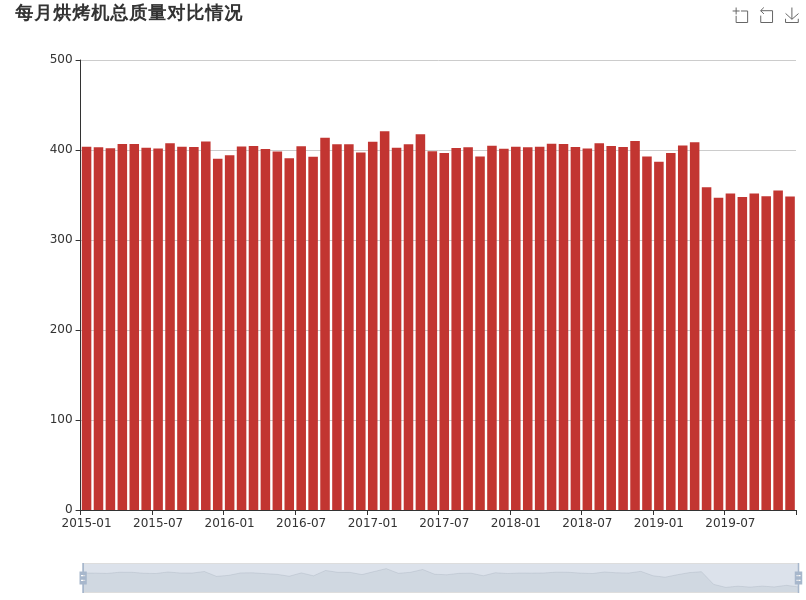
#> input picture EduCoder/bigdata/case/roaster_bigdata_analysis/data_visualization/script/step3/answer/monthly_comparison.png, 806 x 600 px, found by its file name
$ python 2.py
#> lines starting #> are read from the running program, lines starting #| are printed output that depends on the picture

from PIL import Image
def getDiff(width, high, image):  # 将要裁剪成w*h的image照片
    diff = []
    im = image.resize((width, high))
    imgray = im.convert('L')  # 转换为灰度图片 便于处理
    pixels = list(imgray.getdata())  # 得到像素数据 灰度0-255
    for row in range(high): # 逐一与它左边的像素点进行比较
        rowStart = row * width  # 起始位置行号
        for index in range(width - 1):
            leftIndex = rowStart + index
            rightIndex = leftIndex + 1  # 左右位置号
            diff.append(pixels[leftIndex] > pixels[rightIndex])
    return diff  #  *得到差异值序列 这里可以转换为hash码*
def getHamming(diff, diff2):  # 暴力计算两点间汉明距离
    hamming_distance = 0
    for i in range(len(diff)):
        if diff[i] != diff2[i]:
            hamming_distance += 1
    return hamming_distance

if __name__ == '__main__':
    a=Image.open("/data/workspace/myshixun/secret/step3/answer/monthly_comparison.png")
#> a is the input picture: PIL image 806x600 RGBA; mean R, G, B, A 225.2, 166, 164.7, 255
    b=Image.open("/data/workspace/myshixun/secret/step3/result/monthly_comparison.png")
    diff1 = getDiff(32, 32, a)
#> in getDiff, `im = image.resize((width, high))`:
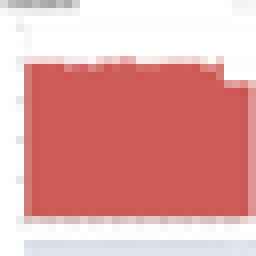
#> im: PIL image 32x32 RGBA (shown 8 times larger); mean R, G, B, A 224.8, 165.3, 164.1, 255
#> in getDiff, `imgray = im.convert('L')`:
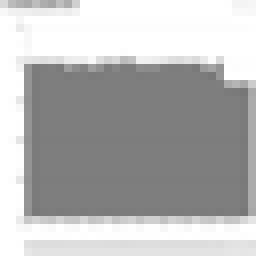
#> imgray: PIL image 32x32 L (shown 8 times larger); min 119, max 255, mean 182.8
#> in getDiff, `pixels = list(imgray.getdata())`: pixels = 1024 values, max 255 at index 10, min 119 at index 382, mean 182.8
#> after the loop in getDiff, `for row in range(high):`: diff = 992 items, first 6: True, True, True, False, True, True
#> diff1 has the same summary as diff in getDiff
    diff2 = getDiff(32, 32, b)
#> diff2 has the same summary as diff in getDiff
    ans = getHamming(diff1, diff2)
#> after the loop in getHamming, `for i in range(len(diff)):`: hamming_distance = 0
#> ans = 0
    if ans < 1:
        print("图像对比一致，恭喜通关！")
    else:
        print("图像对比不一致，请检查你的代码")
